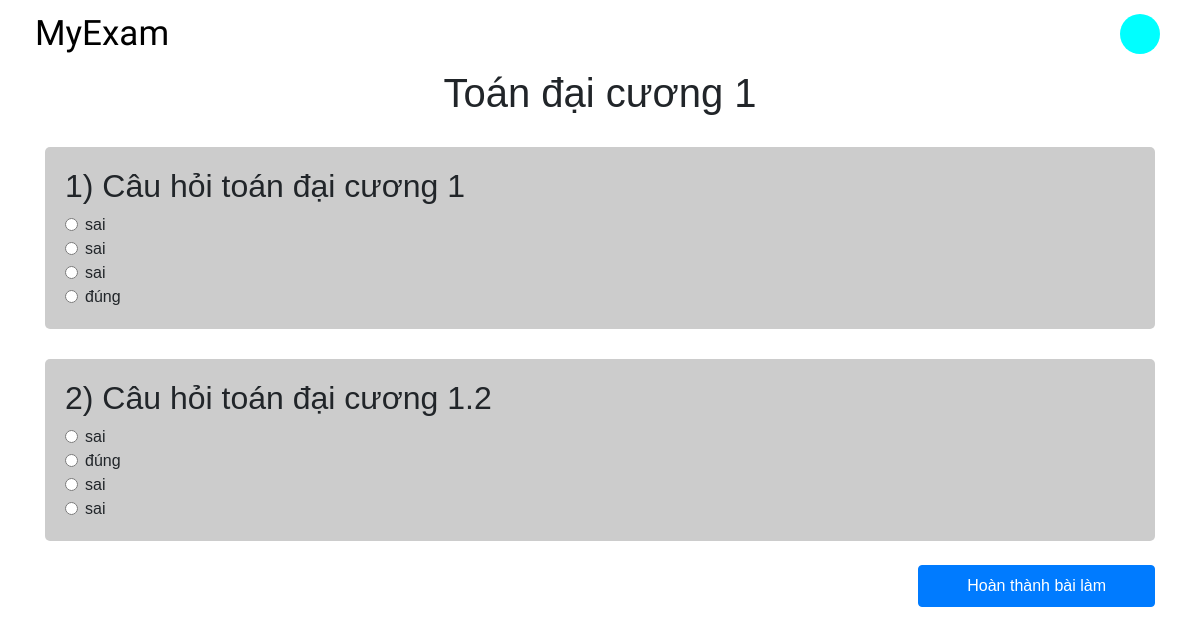
The page /home/user=lehovy/exam=Toán đại cương 1/ on the database its author committed.
### home/models.py (models this page shows, shortened)
class Exam(models.Model):
    key = models.ForeignKey( User ,on_delete = models.CASCADE)
    examName = models.CharField(max_length= 200, default= "")
    dateCreate = models.DateField(default = datetime.now,blank = True, editable = False)

class Question(models.Model):
    key = models.ForeignKey(Exam, on_delete= models.CASCADE)
    question = models.TextField(default= "")
    answerA = models.TextField(default= "")
    answerB = models.TextField(default= "")
    answerC = models.TextField(default= "")
    answerD = models.TextField(default= "")
    corrAns = models.CharField(max_length=1,default="")
    name = "{} | {} | {} | {} | {} | {}"

### home/views.py (the view, shortened to what this page needs)
# urls.py: path('home/user=<str:username>/exam=<str:exam_name>/', views.doTest, name= "do-test"),
def doTest(request, username, exam_name):
    exam = Exam.objects.get(examName = exam_name) #get the exam
    ques = list(Question.objects.filter(key = exam.id)) #find all of the question related to that exam
    context = {
        "exam_name":exam_name,
        'question' : ques,
    }
    return render(request,'home/do-test.html',context)

### home/templates/home/do-test.html (shortened to what this page needs)
{% extends 'home/base/base-home.html'%}
{% block content %}
<div class="container">
    <h1 class="text-center">{{exam_name}}</h1>
    <form method="POST" >
        {% for ques in question %}
        <div class="question-box">
            <h2>{{ forloop.counter }}) {{ques.question}}</h2>
                <div class="form-check" for="{{ques.answerA}}">
                    <label class="form-check-label">
                      <input type="radio" class="form-check-input" name="{{ques.question}}" id="{{ques.answerA}}" value="A">{{ques.answerA}}
                    </label>
                </div>
                <div class="form-check" for="{{ques.answerB}}">
                    <label class="form-check-label">
                      <input type="radio" class="form-check-input" name="{{ques.question}}" id="{{ques.answerB}}" value="B">{{ques.answerB}}
                    </label>
                </div>
                <div class="form-check" for="{{ques.answerC}}">
                    <label class="form-check-label">
                      <input type="radio" class="form-check-input" name="{{ques.question}}" id="{{ques.answerC}}" value="C">{{ques.answerC}}
                    </label>
                </div>
                <div class="form-check" for="{{ques.answerD}}">
                    <label class="form-check-label">
                      <input type="radio" class="form-check-input" name="{{ques.question}}" id="{{ques.answerD}}" value="D">{{ques.answerD}}
                    </label>
                </div>
        </div>
        {% endfor %}
        <div class="d-flex mt-4 justify-content-end">
            <button type="submit" class="btn btn-primary px-5 py-2">Hoàn thành bài làm</button>
        </div>
    </form>
</div>
{% endblock %}

### home/static/home/css/style.css (style rules this page uses)
:root { --color-primary-light:#00e8e8; }
* { font-family: Arial, Helvetica, sans-serif; margin:0; padding:0; box-sizing: border-box; }
.question-box { padding:20px; margin-top:30px; background-color: #ccc; border-radius: 5px; }

### rows shown on the page
Exam: examName "Toán đại cương 1"
Question: question "Câu hỏi toán đại cương 1", answerA "sai", answerB "sai", answerC "sai", answerD "đúng"
Question: question "Câu hỏi toán đại cương 1.2", answerA "sai", answerB "đúng", answerC "sai", answerD "sai"
